Frame 1 (no input): blank canvas, image omitted
Frame 60 (no input): blank canvas, image omitted
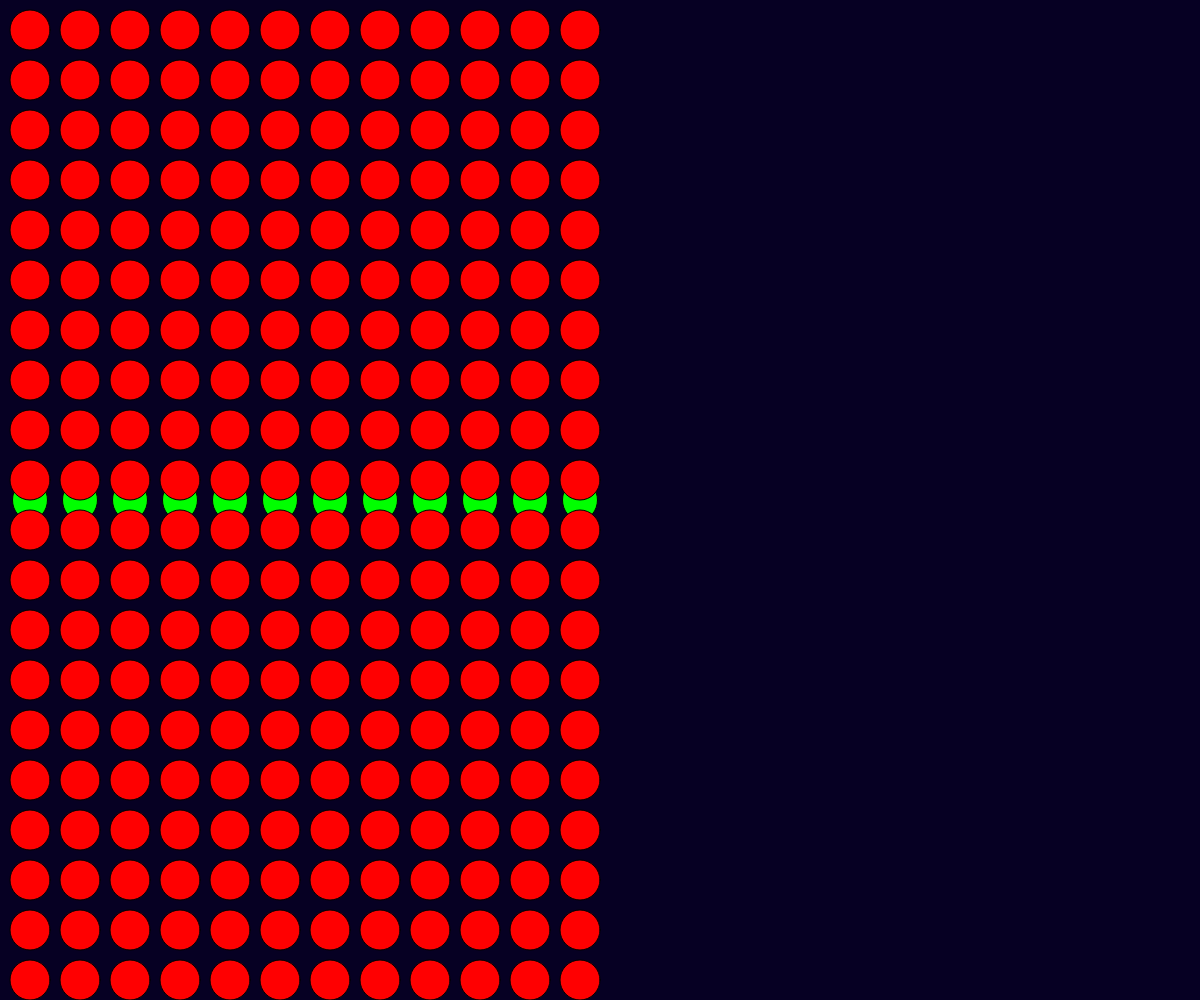
Frame 120 (the mouse pressed at the canvas centre since frame 60)

The p5.js sketch whose frames 1 and 60 were blank and that drew this single picture after the mouse press (run headless with seeded random() and noise() and a simulated clock; from frame 60 on, the mouse is pressed at the canvas centre):

// p5.js sketch
// ── sketch.js
function setup() {
	createCanvas(windowWidth, windowHeight);
}

function draw() {
	var rgb = {
		r : 255,
		g : 0,
		b : 1,

	};
	background(6, 0, 35);
	for(var x=30; x < mouseX; x+=50){
		fill(0, 255, 0, 255);
		ellipse(x, mouseY, 35, [40]);

		for(var y=30; y < windowHeight; y+=50){
			fill(rgb.r, rgb.g, rgb.b);
			ellipse(x, y, 40, 40);
		}
	}








}
